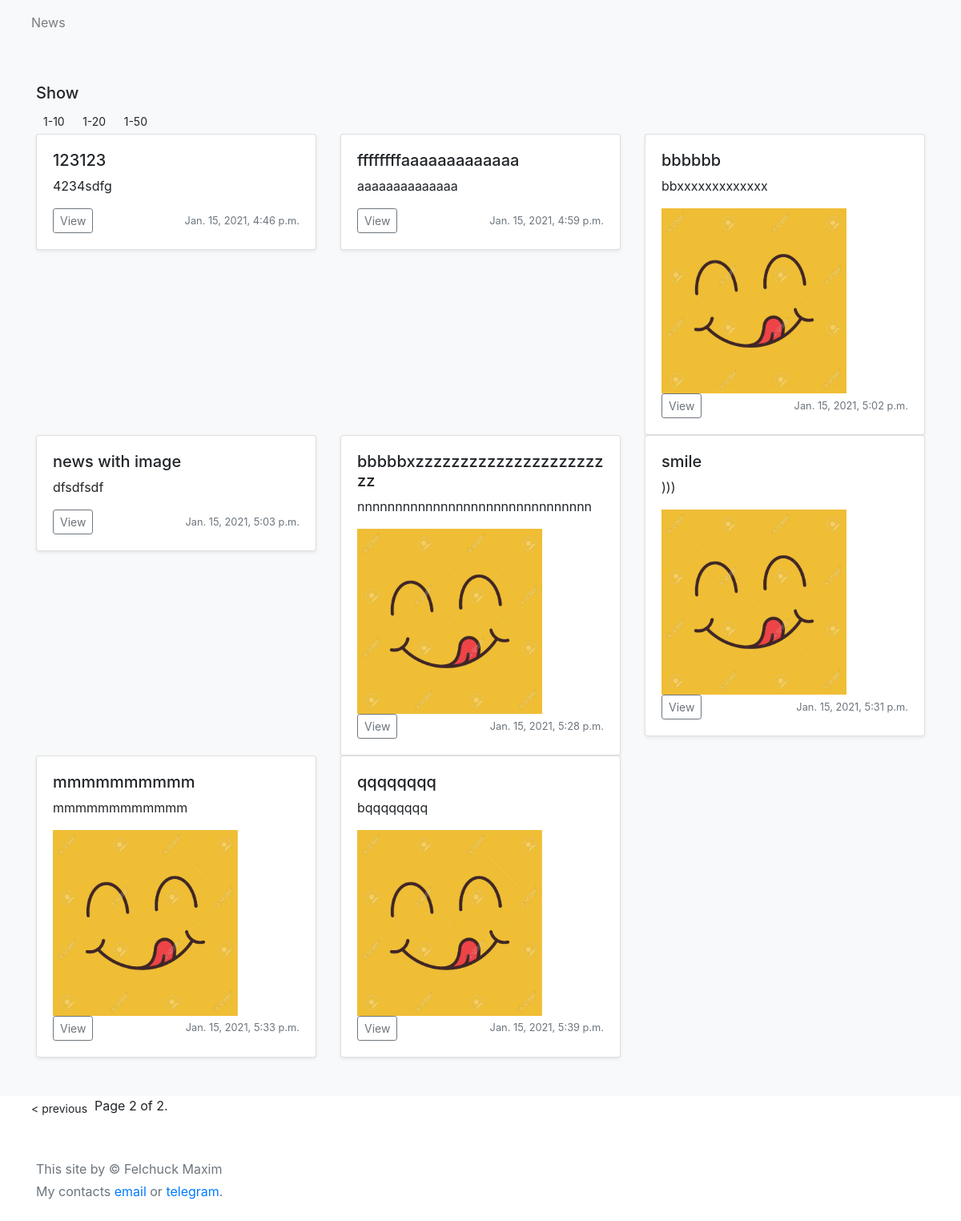
Page /news/pages10/?page=2 on the committed database.
### newspaper/models.py (models this page shows, shortened)
class News(models.Model):
    head = models.CharField(null=False, blank=True, default=None, max_length=50)
    text = models.TextField(null=False, blank=True, default=None)
    created = models.DateTimeField(auto_now_add=True, auto_now=False)
    updated = models.DateTimeField(auto_now_add=False, auto_now=True)
    class Meta:
        verbose_name = "News"
        verbose_name_plural = "News"

class Image(models.Model):
    news = models.ForeignKey(News, null=False, blank=True, default=None, on_delete=models.CASCADE)
    image = models.ImageField(null=False, blank=True, default=None, upload_to="static/images")
    is_main = models.BooleanField(null=True, blank=True, default=False)
    created = models.DateTimeField(auto_now_add=True, auto_now=False)
    updated = models.DateTimeField(auto_now_add=False, auto_now=True)
    class Meta:
        verbose_name = "Image"
        verbose_name_plural = "Images"

### newspaper/views.py (the view)
# urls.py: path('news/pages<int:pages>/', main, name="main"),
def main(request, pages=5):
    all_news = News.objects.all()
    images = Image.objects.all()
    paginator = Paginator(all_news, pages)
    page = request.GET.get('page')
    try:
        all_news = paginator.page(page)
    except PageNotAnInteger:
        all_news = paginator.page(1)
    except EmptyPage:
        all_news = paginator.page(paginator.num_pages)
    first_images = Image.objects.filter(is_main=True)
    context = {
        "news": all_news,
        "images": images,
        "first_images": first_images
    }
    return render(request, "news.html", context)

### templates/news.html (shortened to what this page needs)
{% extends "main.html" %}
{% load static %}
{% block content %}
<div class="album py-5 bg-light">
    <div class="container">
    <h5>Show</h5>
    <a href="/news/pages10/" class="btn btn-sm ">1-10</a>
    <a href="/news/pages20/" class="btn btn-sm ">1-20</a>
    <a href="/news/pages50/" class="btn btn-sm ">1-50</a>
      <div class="row row-cols-1 row-cols-sm-2 row-cols-md-3 g-3">
      {% for news in news %}
          <div class="col h-200" >
              <div class="card shadow-sm" >
                <div class="card-body">
                    <h5> {{ news.head }}</h5>
                  <p class="card-text">{{ news.text|truncatechars_html:100 }}</p>
                <div class="w-75 h-75 align-content-center">
                    <div class="carousel slide" id="carouselExample" data-ride="carousel">
                        <div class="carousel-inner">
                        {% for first_image in first_images %}
                            {% if first_image.news == news %}
                                <div class="carousel-item active">
                                    <img src="/{{ first_image.image }}" alt="SlideItem" class="d-block">
                                </div>
                            {% endif %}
                        {% endfor %}
                        </div>
                    </div>
                </div>
                  <div class="d-flex justify-content-between align-items-center">
                    <div class="btn-group">
                            <a href="/news-{{ news.id }}" class="btn btn-sm btn-outline-secondary">View</a>
                    </div>
                    <small class="text-muted">{{ news.created }}</small>
                  </div>
                </div>
              </div>
            </div>
      {% endfor %}
      </div>
    </div>
  </div>
    <div class="container pagination">
    <span class="step-links">
        {% if news.has_previous %}
            <a href="?page={{ news.previous_page_number }}" class="btn btn-sm">< previous</a>
        {% endif %}
    </span>
    <span class="current">
            Page {{ news.number }} of {{ news.paginator.num_pages }}.
        </span>
</div>
{% endblock %}

### static/css/style.css (style rules this page uses)
html { position: relative; min-height: 100%; }
body { margin-bottom: 10px; }
p { text-align: justify; word-wrap: break-word; white-space: pre-wrap; }
img { width: 100%; height: 100% !important; object-fit: cover; }

### rows in the picture
News: head "123123", text "4234sdfg", created "Jan. 15, 2021, 4:46 p.m."
News: head "ffffffffaaaaaaaaaaaaa", text "aaaaaaaaaaaaaa", created "Jan. 15, 2021, 4:59 p.m."
News: head "bbbbbb", text "bbxxxxxxxxxxxxx", created "Jan. 15, 2021, 5:02 p.m."
Image: image (picture)
News: head "news with image", text "dfsdfsdf", created "Jan. 15, 2021, 5:03 p.m."
News: head "bbbbbxzzzzzzzzzzzzzzzzzzzzzzz", text "nnnnnnnnnnnnnnnnnnnnnnnnnnnnnnn", created "Jan. 15, 2021, 5:28 p.m."
Image: image (picture)
News: head "smile", text ")))", created "Jan. 15, 2021, 5:31 p.m."
Image: image (picture)
News: head "mmmmmmmmmm", text "mmmmmmmmmmmm", created "Jan. 15, 2021, 5:33 p.m."
Image: image (picture)
News: head "qqqqqqqq", text "bqqqqqqqq", created "Jan. 15, 2021, 5:39 p.m."
Image: image (picture)

### other values in the picture
{{ news.number }} "2"
{{ news.paginator.num_pages }} "2"
